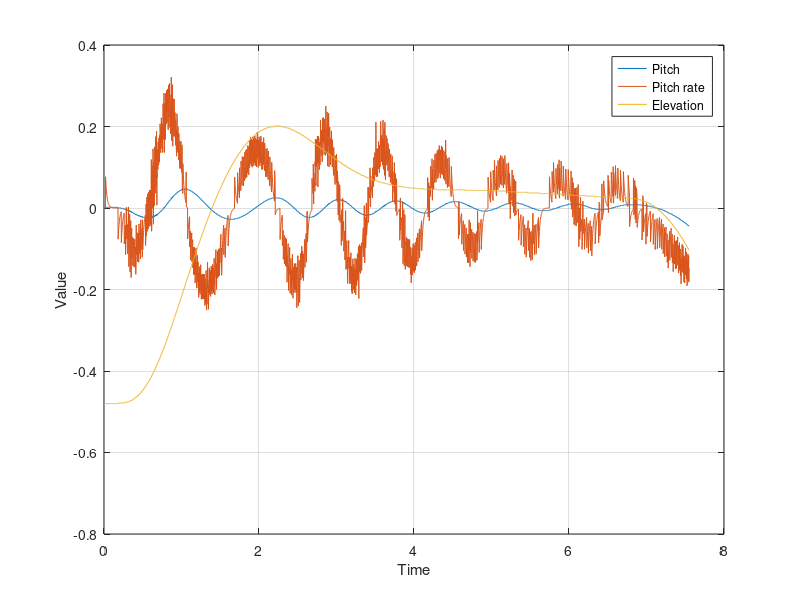

MATLAB code for this plot:
S = load("data5.mat");

data = S.ans;

t = data(1,:);
signals = data(4:6, :);

plot(t, signals.');
xlabel("Time");
ylabel("Value");
legend("Pitch", "Pitch rate", "Elevation");
grid on
